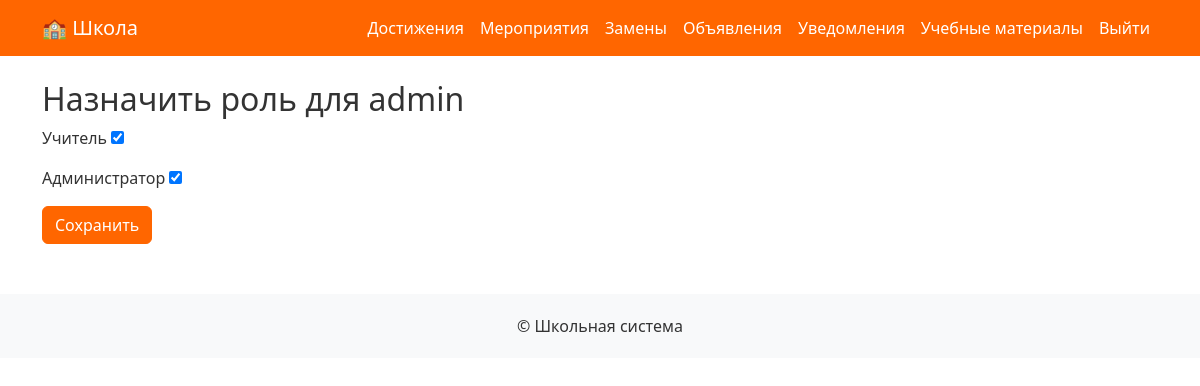
Page /users/1/assign-role/ (signed in) on the earlier database version.
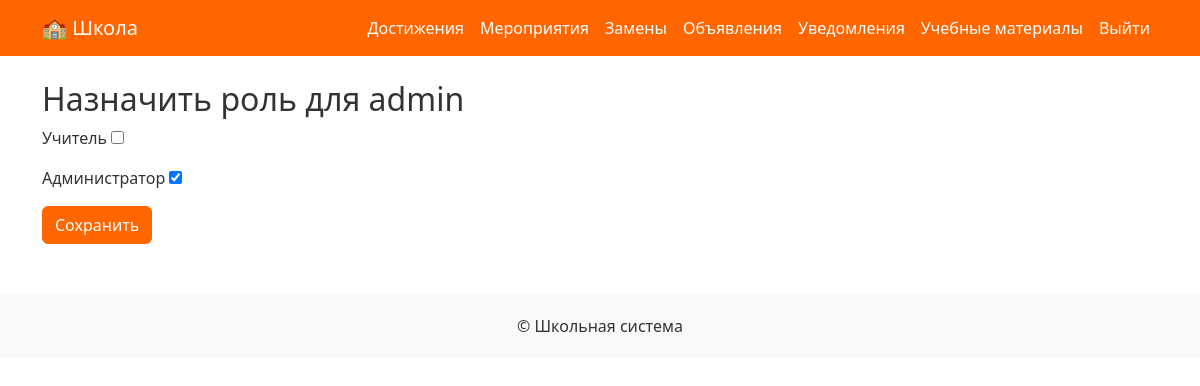
Same page on the later database version.
### users/models.py (models this page shows, shortened)
class CustomUser(AbstractUser):
    is_teacher = models.BooleanField(default=False)
    is_admin = models.BooleanField(default=False)
    class Meta:
        verbose_name = 'Пользователь'
        verbose_name_plural = 'Пользователи'

### users/views.py (the view, shortened to what this page needs)
# urls.py: path('users/<int:user_id>/assign-role/', views.assign_role, name='assign_role'),
@login_required
def assign_role(request, user_id):
    if not request.user.is_staff:
        messages.error(request, "У вас нет прав для назначения ролей.")
        return redirect('home')
    user = get_object_or_404(CustomUser, id=user_id)
    return render(request, 'users/assign_role.html', {
        'user': user
    })

### templates/users/assign_role.html (shortened to what this page needs)
{% extends 'base.html' %}
{% block content %}
<h2>Назначить роль для {{ user.username }}</h2>
<form method="POST">
    <div class="mb-3">
        <label for="is_teacher" class="form-check-label">Учитель</label>
        <input type="checkbox" name="is_teacher" id="is_teacher" {% if user.is_teacher %}checked{% endif %}>
    </div>
    <div class="mb-3">
        <label for="is_admin" class="form-check-label">Администратор</label>
        <input type="checkbox" name="is_admin" id="is_admin" {% if user.is_admin %}checked{% endif %}>
    </div>
    <button type="submit" class="btn btn-primary">Сохранить</button>
</form>
{% endblock %}

Differences in the rows shown:
changed CustomUser "admin": is_teacher "☑" → "☐"
